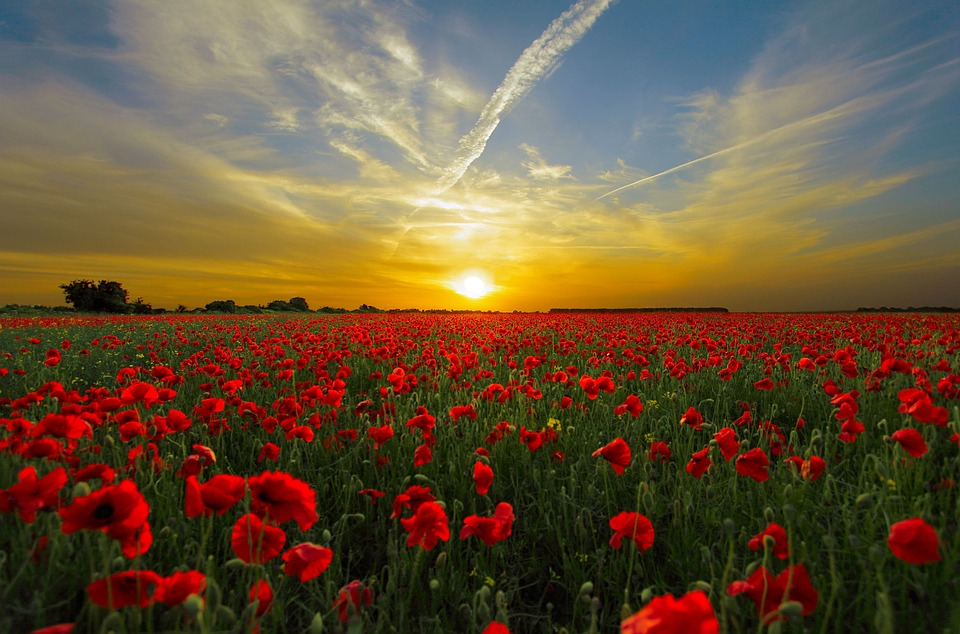
#> input picture image.jpg, 960 x 634 px, found by its file name
$ python imageFilter.py
#> lines starting #> are read from the running program, lines starting #| are printed output that depends on the picture


from PIL import Image
import os

# Deletes old created images if they exist
# "StudentWork" is an example directory
images = ["StudentWork/combinedFilters.jpg","StudentWork/filter1.jpg","StudentWork/filter2.jpg","StudentWork/filter3.jpg","StudentWork/gray.jpg"]
for i in images:
	if os.path.exists(i):
		os.remove(i)

# Adds two blank lines before any output
print("\n\n")

# Opens image
img = Image.open('StudentWork/image.jpg')
#> img is the input picture: PIL image 960x634 RGB; mean R, G, B 105.7, 83.7, 56.8

# Rescale image size down, if original is too large
width = img.width
#> width = 960
height = img.height
#> height = 634
mwidth = width // 1000
#> mwidth = 0
mheight = height // 1000
#> mheight = 0
if mwidth > mheight:
	scale = mwidth
else:
	scale = mheight
#> scale = 0
if scale != 0:
	img = img.resize( (width // scale, height // scale) )

# Compression Filter
def comp():
	print("Code for compression")
	pixels = img.getdata()
	new_pixels = []
	for p in pixels:
		new_pixels.append(p)
#> this loop made 608640 passes
#> p on passes 1 to 3: (54, 92, 115), (55, 93, 116), (54, 90, 114)
#> after the loop, new_pixels = 608640 items
	# Starts at the first pixel in the image
	location = 0
	# Continues until it has looped through all pixels
	while location < len(new_pixels):
		# Gets the current color of the pixel at location
		p = new_pixels[location]
		# Splits color into red, green and blue components
		r = p[0]
		g = p[1]
		b = p[2]
		if location % 4 == 0:
			newr = r
			newg = g
			newb = b
		# Assign new red, green and blue components to pixel
		# # at that specific location
		new_pixels[location] = (newr, newg, newb)
		# Changes the location to the next pixel in array
		location = location + 1
#> this loop made 608640 passes
#> (r, g, b, newr, newg, newb) on passes 1, 5, 9, 13, 17, 21, 25, 29, 33, 37, 41, 45: (54, 92, 115, 54, 92, 115), (57, 91, 116, 57, 91, 116), (58, 88, 112, 58, 88, 112), (58, 90, 111, 58, 90, 111), (63, 90, 117, 63, 90, 117), (63, 93, 117, 63, 93, 117), (64, 95, 116, 64, 95, 116), (68, 93, 115, 68, 93, 115), (75, 92, 110, 75, 92, 110), (79, 98, 113, 79, 98, 113), (75, 96, 113, 75, 96, 113), (73, 96, 112, 73, 96, 112)
#> (r, g, b, newr) on pass 217: (169, 163, 131, 169)
#> after the loop, location = 608640
	# Creates a new image, the same size as the original
	# using RGB value format
	newImage = Image.new("RGB", img.size)
#> newImage: PIL image 960x634 RGB; every value is 0
	# Assigns the new pixel values to newImage
	newImage.putdata(new_pixels)
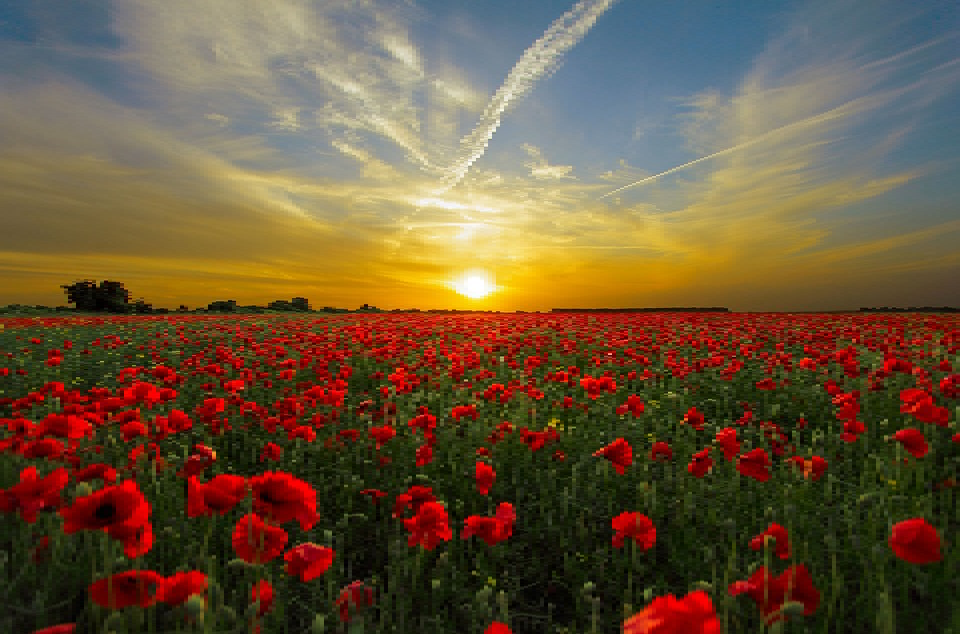
#> newImage: PIL image 960x634 RGB; mean R, G, B 105.8, 83.8, 56.9
	# Sends the newImage back to the main portion of program
	return newImage


# Inverse Filter

def filter1():
	print("Code for inverse")
	pixels = img.getdata()
	new_pixels = []
	for p in pixels:
		new_pixels.append(p)
#> after the loop, new_pixels = 608640 items
	# Starts at the first pixel in the image
	location = 0
	# Continues until it has looped through all pixels
	while location < len(new_pixels):
		# Gets the current color of the pixel at location
		p = new_pixels[location]
		# Splits color into red, green and blue components
		r = p[0]
		g = p[1]
		b = p[2]
		newr = 2*(255-r)
		newg = 2*(255-g)
		newb = 2*(255-b)
		new_pixels[location] = (newr, newg, newb)
		location = location + 1
#> this loop made 608640 passes
#> (r, g, b, newr, newg, newb) on passes 1 to 3: (54, 92, 115, 402, 326, 280), (55, 93, 116, 400, 324, 278), (54, 90, 114, 402, 330, 282)
	newImage = Image.new("RGB", img.size)
	# Assigns the new pixel values to newImage
	newImage.putdata(new_pixels)
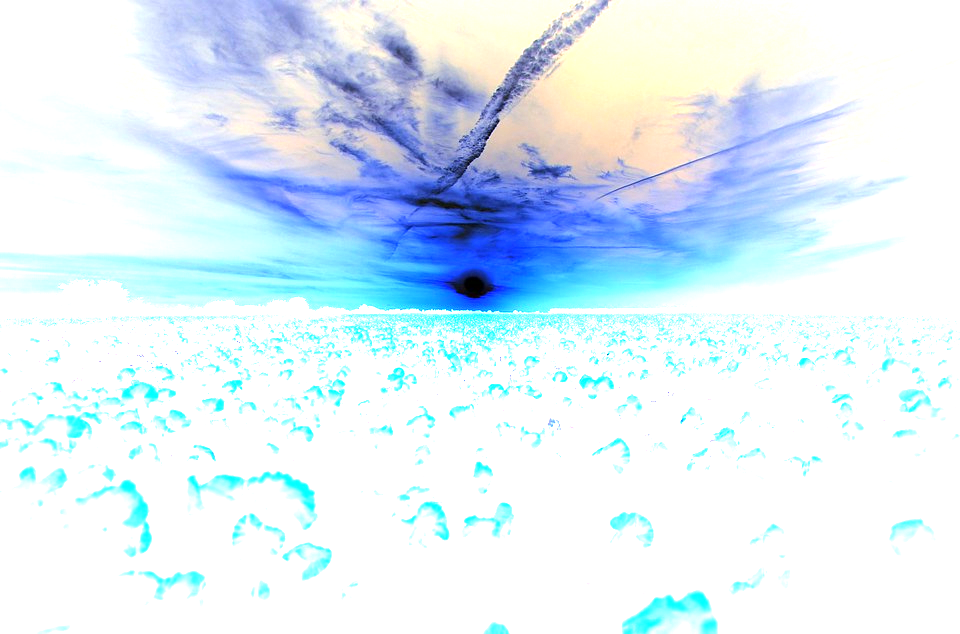
#> newImage: PIL image 960x634 RGB; mean R, G, B 221.3, 237.6, 248.1
	# Sends the newImage back to the main portion of program
	return newImage

# Oldschool Filter

def filter2():
	print("Code for oldschool")
	# Creates an ImageCore Object from original image
	pixels = img.getdata()
	# Creates empty array to hold new pixel values
	new_pixels = []
	for p in pixels:
		new_pixels.append(p)
	# Starts at the first pixel in the image
	location = 0
	# Continues until it has looped through all pixels
	while location < len(new_pixels):
		# Gets the current color of the pixel at location
		p = new_pixels[location]
		# Splits color into red, green and blue components
		r = p[0]
		g = p[1]
		b = p[2]
		newr = r
		newg = g
		newb = b
		if location % 2 == 0:
			newr = 0
			newg = 0
			newb = 0
		new_pixels[location] = (newr, newg, newb)
		# Changes the location to the next pixel in array
		location = location + 1
	newImage = Image.new("RGB", img.size)
	newImage.putdata(new_pixels)
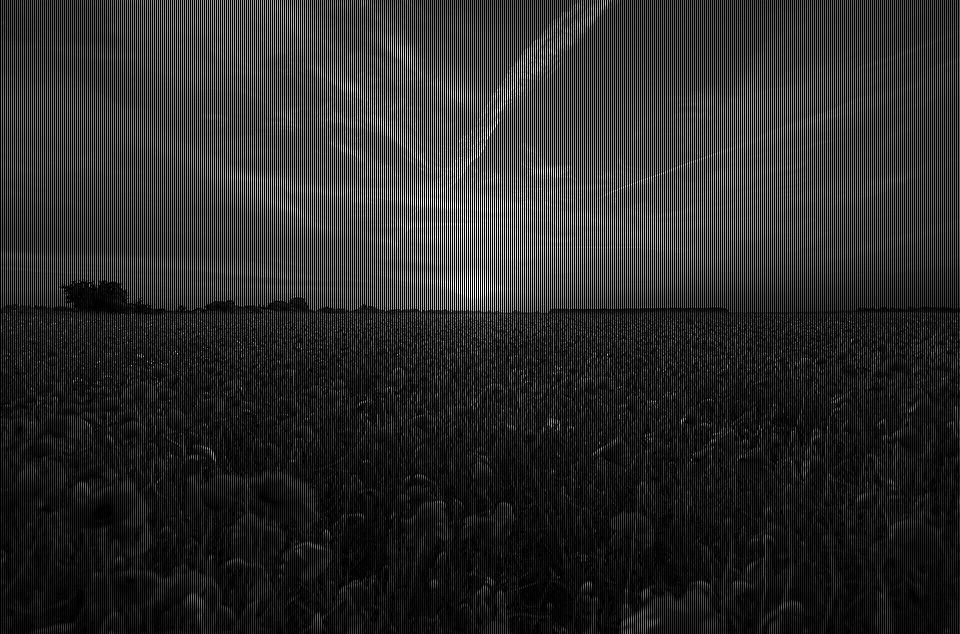
#> newImage: PIL image 960x634 RGB; mean R, G, B 52.8, 41.9, 28.4
	# Sends the newImage back to the main portion of program
	return newImage

# Compression filter with varied level of compression

def filter3(mag):
#> called with mag = ''
	print("Code for compression")
	print(mag)
	pixels = img.getdata()
	new_pixels = []	# a copy of that pixel to our new_pixels array
	for p in pixels:
		new_pixels.append(p)
	# Starts at the first pixel in the image
	location = 0
	# Continues until it has looped through all pixels
	while location < len(new_pixels):
		# Gets the current color of the pixel at location
		p = new_pixels[location]
		# Splits color into red, green and blue components
		r = p[0]
		g = p[1]
		b = p[2]
		# Perform pixel manipulation and stores results
		# to a new red, green and blue components
		num = int(mag)
		if location % num == 0:
			newr = r
			newg = g
			newb = b
		new_pixels[location] = (newr, newg, newb)
		# Changes the location to the next pixel in array
		location = location + 1
#> this loop made 1 pass
	newImage = Image.new("RGB", img.size)
	newImage.putdata(new_pixels)
	# Sends the newImage back to the main portion of program
	return newImage

# Creates the four filter images and saves them to example files
a = comp()
a.save("StudentWork/comp.jpg")
b = filter1()
b.save("StudentWork/filter1.jpg")
c = filter2()
c.save("StudentWork/filter2.jpg")
#d = filter3()
mag1 = input("Enter compression magnitude: ")
#> (the run stopped early here; a loop or call above may not have finished)
